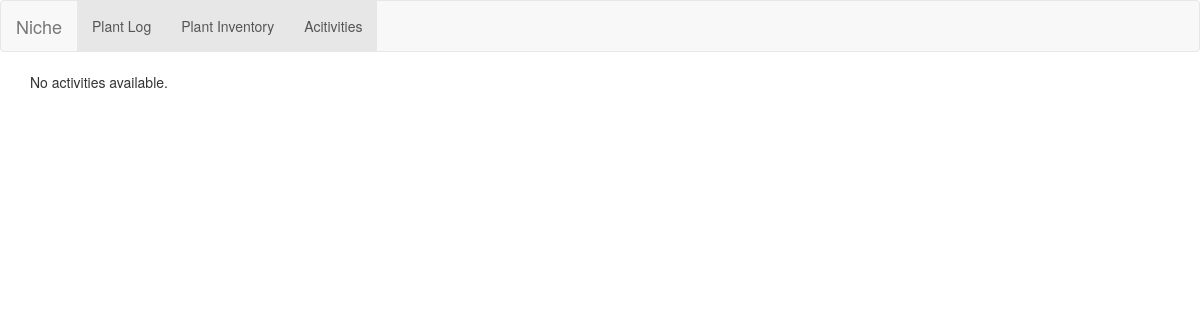
/houseplants/activities, run on an earlier commit of the app's database.
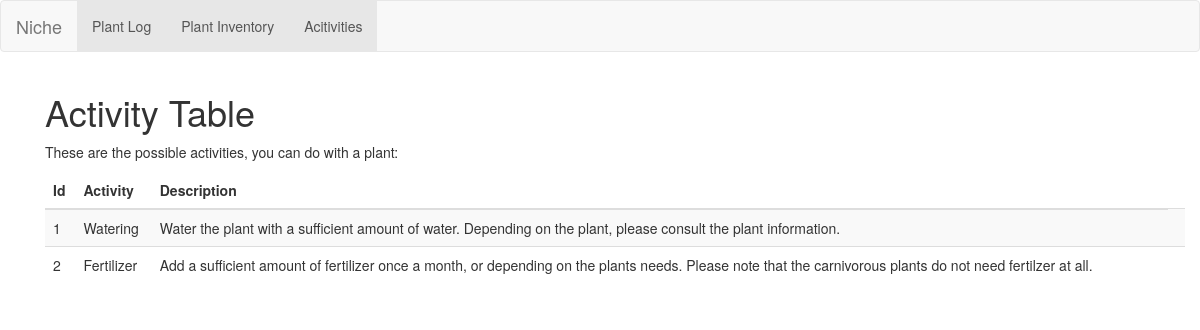
And on a later commit of the database.
### houseplants/models.py (models this page shows, shortened)
class Activity(models.Model):
    name = models.TextField(default=" ", max_length=50)
    description = models.TextField(default="Activity Description", max_length=200)

### houseplants/views.py (the view)
# urls.py: path('activities', views.activities, name='activities'),
def activities(request):
    activity_list = Activity.objects.order_by('id')
    context = {
        'activity_list': activity_list
        }
    return render(request, 'houseplants/activities.html', context)

### houseplants/templates/houseplants/activities.html
{% extends "houseplants/base.html" %}
{% block content %}
{% if activity_list %}
<div class="container">
<h1>Activity Table</h1>
  <p>These are the possible activities, you can do with a plant:</p>
  <table class="table table-striped">
    <thead>
      <tr>
        <th>Id</th>
        <th>Activity</th>
        <th>Description</th>
      </tr>
    </thead>
    <tbody>
    {% for activity in activity_list %}
      <tr>
        <td>{{ activity.id }}</td>
        <td>{{ activity.name }}</td>
        <td>{{ activity.description }}<td>
      </tr>
    {% endfor %}
    </tbody>
  </table>
</div>
{% else %}
    <p>No activities available.</p>
{% endif %}
{% endblock content %}

What changed in the data, as far as the page shows it:
added Activity: id "1", name "Watering", description "Water the plant with a sufficient amount of water. Depending on the plant, please consult the plant information."
added Activity: id "2", name "Fertilizer", description "Add a sufficient amount of fertilizer once a month, or depending on the plants needs. Please note that the carnivorous plants do not need fertilzer at all."
Also different on the page:
text no longer shown: "No activities available."
text now shown: "Activity Table These are the possible activities, you can do with a plant: Id Activity Description"
